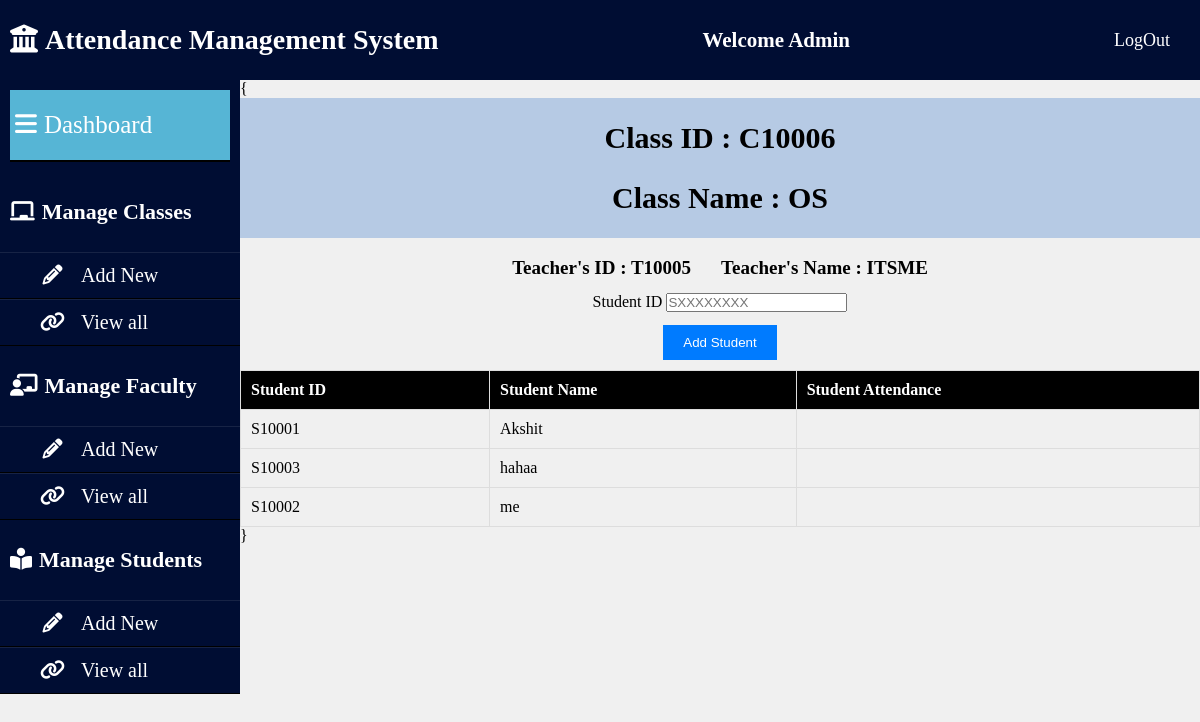
Before: /class_mgmt/?subject_id=C10006 with the older database file.
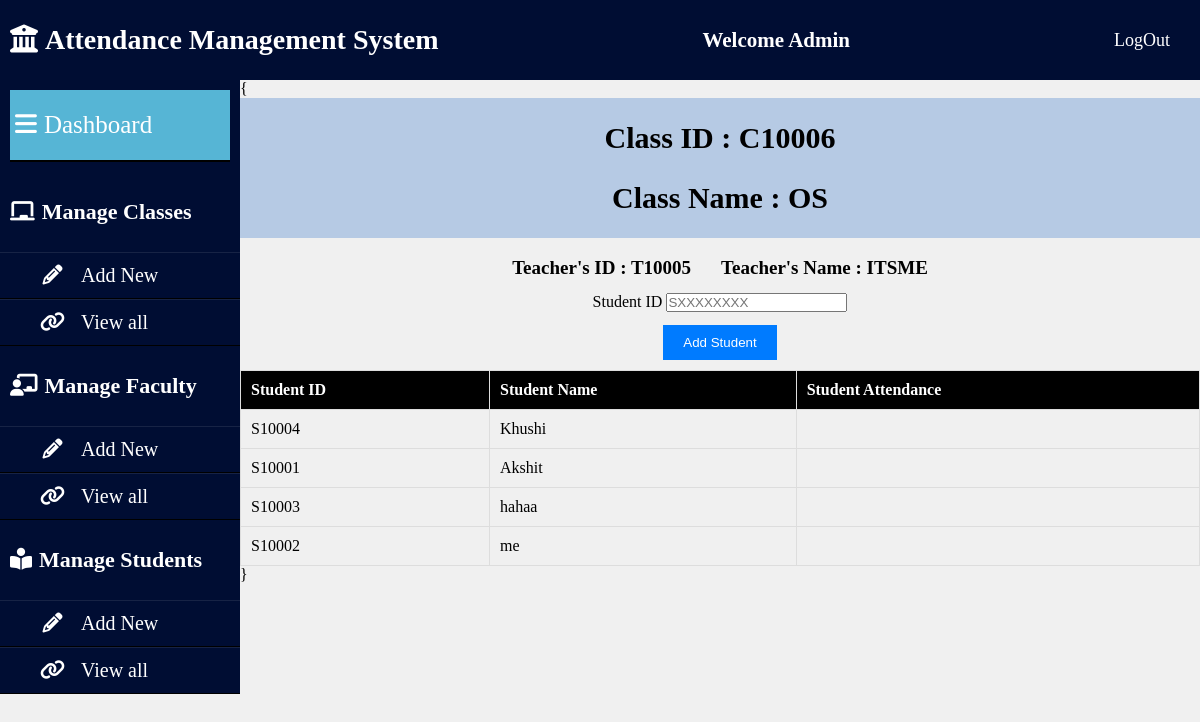
After: the same page with the newer database file.
### AMS_APP/models.py (models this page shows, shortened)
class Student(models.Model):
    student_id=models.CharField(max_length=15)
    student_name=models.CharField(max_length=30)
    email_id=models.CharField(max_length=30)
    password=models.CharField(max_length=30)
    class1=models.CharField(max_length=20,default='')
    class1_att=models.CharField(max_length=100,default='')
    class2=models.CharField(max_length=20,default='')
    class2_att=models.CharField(max_length=100,default='')
    class3=models.CharField(max_length=20,default='')
    class3_att=models.CharField(max_length=100,default='')
    class4=models.CharField(max_length=20,default='')
    class4_att=models.CharField(max_length=100,default='')
    class5=models.CharField(max_length=20,default='')
    class5_att=models.CharField(max_length=100,default='')
    class6=models.CharField(max_length=20,default='')
    class6_att=models.CharField(max_length=100,default='')
    class7=models.CharField(max_length=20,default='')
    class7_att=models.CharField(max_length=100,default='')
    class8=models.CharField(max_length=20,default='')
    class8_att=models.CharField(max_length=100,default='')

### AMS_APP/views.py (the view, shortened to what this page needs)
# urls.py: path('class_mgmt/', views.class_mgmt, name='class_mgmt/'),
def class_mgmt(request):
    subject_id = request.GET.get('subject_id')
    classs=list(Subject.objects.filter(subject_id=subject_id))[0]
    class_name=classs.subject_name
    teacher_id=classs.teacher_id
    teacher_name=Teacher.objects.filter(teacher_id=teacher_id)[0].teacher_name
    student_list=list(Student.objects.filter(class1=subject_id))+list(Student.objects.filter(class2=subject_id))+list(Student.objects.filter(class3=subject_id))+list(Student.objects.filter(class4=subject_id))+list(Student.objects.filter(class5=subject_id))+list(Student.objects.filter(class6=subject_id))+list(Student.objects.filter(class7=subject_id))+list(Student.objects.filter(class8=subject_id))
    dic={'class_id':subject_id,'student_list':student_list,'class_name':class_name,'teacher_id':teacher_id,'teacher_name':teacher_name}
    return render(request, 'class_mgmt.html',dic)

### template/class_mgmt.html (shortened to what this page needs)
{% load static %}
<!DOCTYPE html>
<html lang="en">
<head>
    <link rel="stylesheet" href="{% static 'css/class_mgmt.css'%}">
    <link rel="stylesheet" href="https://cdnjs.cloudflare.com/ajax/libs/font-awesome/6.4.0/css/all.min.css">
    <link rel="stylesheet" href="assets/css/admindashboard.css">
</head>
<body>
    <header class="mainheader">
        <h1><i class="fas fa-university"></i>Attendance Management System</h1>
        <h2>Welcome Admin</h2>
        <a href="/logoutuser" class="btn">LogOut</a>
    </header>
    <aside>
        <header>
            <a href="AdminDashboard.html">
                <i class="fas fa-bars"></i>Dashboard
            </a>
        </header>
        <ul>
            <li><h4><i class="fas fa-chalkboard">  </i>Manage Classes</h4></li>
            <ul>
                <li><a href="/courseadd" target="content"><i class="fa fa-pencil fa-fw"></i>Add New</a></li>
                <li><a href="/viewclass" target="content"><i class="fa fa-link"></i>View all</a></li>
            </ul>
        </ul>
        <ul>
            <li><h4><i class="fas fa-chalkboard-teacher"></i>Manage Faculty</h4></li>
            <ul>
                <li><a href="/teacher"><i class="fa fa-pencil fa-fw"></i>Add New</a></li>
                <li><a href="/viewfaculty"><i class="fa fa-link"></i>View all</a></li>
            </ul>
        </ul>
        <ul>
            <li><h4><i class="fas fa-book-reader" aria-hidden="true"></i>Manage Students</h4></li>
            <ul>
                <li><a href="/addnewstudent"><i class="fa fa-pencil fa-fw"></i>Add New</a></li>
                <li><a href="/viewstudent"><i class="fa fa-link"></i>View all</a></li>
            </ul>
        </ul>
    </aside>
    <div class="content-container">
    {
            <header class="pageheader">
                <h1>Class ID : {{ class_id}}</h1>
                <h1>Class Name : {{ class_name}}</h1>
            </header>
                <div class="teacher-name">
                    <label for="teacherName">Teacher's ID : {{ teacher_id }}      </label>
                    <label for="teacherName">Teacher's Name : {{ teacher_name }}</label>
                </div>
            <main>
                <div class="add-student">
                    <form method="post" action="/class_mgmt/?subject_id={{ class_id }}">
                            <div class="form-group">
                                <label for="name">Student ID</label>
                                <input type="text" class="form-control" id="student_id" name="student_id" placeholder="SXXXXXXXX">
                            </div>
                            <button class="btn btn-primary" type="submit">Add Student</button>
                        </form>
                </div>
                <table>
                    <tr>
                        <th>Student ID</th>
                        <th>Student Name</th>
                        <th>Student Attendance</th>
                    </tr>
                    {% for q in student_list %}
                                  <tr>
                                    <td>{{q.student_id}}</td>
                                    <td>{{q.student_name}}</td>
                                    <td>{{q.student_attendance}}</td>
                                  </tr>
                                  {% endfor %}
                </table>
            </main>
        }
    </div>
</body>
</html>

Changed rows visible on the page:
now on this page (row edited): Student: student_id "S10004", student_name "Khushi"
